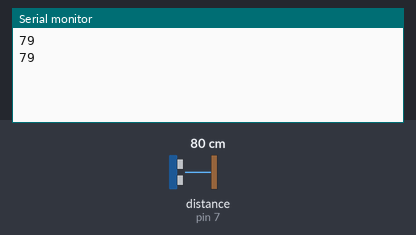
A sketch run on a simulated Arduino Uno, built with avr-gcc and run on an emulated ATmega328P. On the bench: the last lines printed to the serial monitor. Wiring (inferred from the names in the program): ultrasonic range finder: trigger pin 6; echo pin 7. The test bench sets the inputs (shaded band); at power-on: distance to the obstacle (sensor on pin 7) 80 cm. The echo pulse lasts 58.3 µs per cm.

Above: at 1.8 s.
1.9 s: distance to the obstacle (sensor on pin 7) set to 2 cm
At 2.5 s:
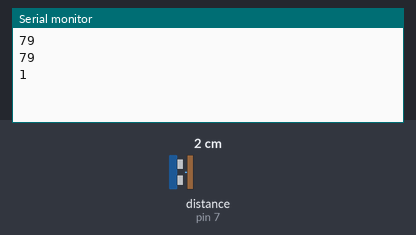
3.4 s: distance to the obstacle (sensor on pin 7) set to 4 cm
At 4.8 s:
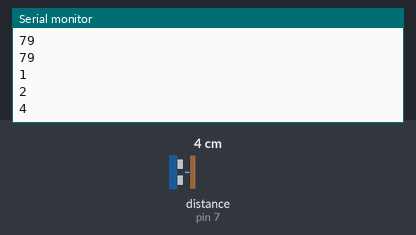
Timing chart, 0 to 6.4 s (numbered marks = the images above; inputs shaded):
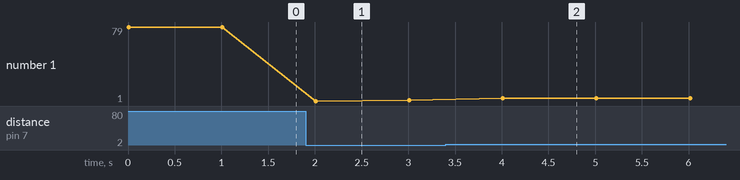

The sketch:

uzaklikolcumu.ino
```cpp
#define ECHO 7
#define TRIG 6
long sure,uzaklik;

void setup() {
  pinMode(TRIG,OUTPUT);
  pinMode(ECHO,INPUT);
  Serial.begin(9600);
}

void loop() {
  digitalWrite(ECHO,LOW);
  digitalWrite(TRIG,LOW);
  delayMicroseconds(5);
  digitalWrite(TRIG,HIGH);
  delayMicroseconds(10);
  digitalWrite(TRIG,LOW);
  sure=pulseIn(ECHO,HIGH);
  uzaklik=(sure/29.1/2); // sanırım bu 29.1 sabiti 20 derece Celsius için geçerli.diğer değerler için ayrıca hesaplamak gerekli
  if(uzaklik>200)
  {
    uzaklik=200;
  }
  Serial.println(uzaklik);
  delay(1000);
}
```

Measured:
- after the input at 1.9 s, the serial monitor: prints a new line after 0.11 s (image 1)
- after the input at 3.4 s, the serial monitor: prints a new line after 0.61 s (image 2)
- plotted number 1: 79 → 2 after the input at 1.9 s, 2 → 4 after the input at 3.4 s
